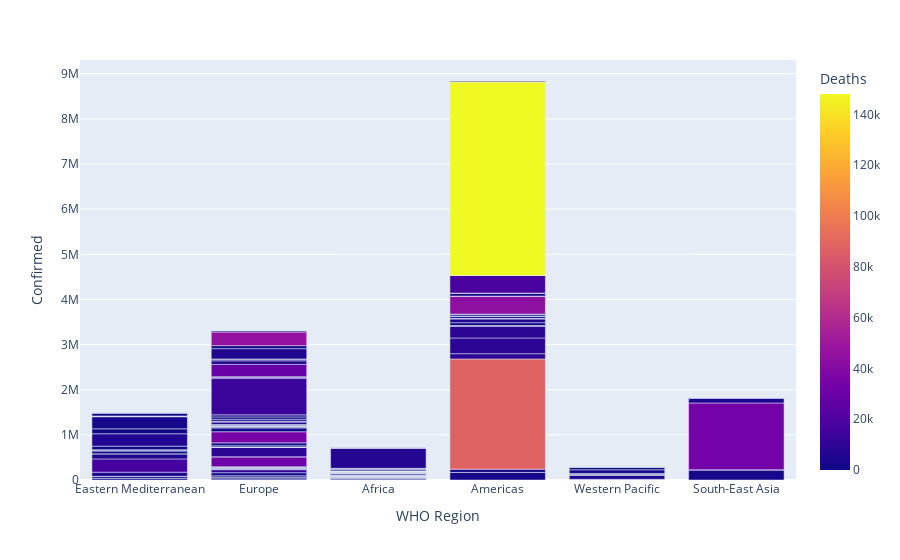

The code cell stored with this chart in its notebook:
### Code cell
px.bar(CountryWise,x='WHO Region',y='Confirmed',color='Deaths')

### Figure 1 — Plotly figure (JSON) as saved in the notebook; plotly's stock layout.template omitted (floating-point values rounded to 4 significant figures; data arrays with more than 128 entries replaced by an {"elided": "..."} marker saying what was removed)
{"data": [{"alignmentgroup": "True", "hovertemplate": "WHO Region=%{x}<br>Confirmed=%{y}<br>Deaths=%{marker.color}<extra></extra>", "legendgroup": "", "marker": {"color": {"elided": "187 int values"}, "coloraxis": "coloraxis", "pattern": {"shape": ""}}, "name": "", "offsetgroup": "", "orientation": "v", "showlegend": false, "textposition": "auto", "type": "bar", "x": {"elided": "187 str values"}, "xaxis": "x", "y": {"elided": "187 int values"}, "yaxis": "y"}], "layout": {"barmode": "relative", "coloraxis": {"colorbar": {"title": {"text": "Deaths"}}, "colorscale": [[0, "#0d0887"], [0.1111, "#46039f"], [0.2222, "#7201a8"], [0.3333, "#9c179e"], [0.4444, "#bd3786"], [0.5556, "#d8576b"], [0.6667, "#ed7953"], [0.7778, "#fb9f3a"], [0.8889, "#fdca26"], [1, "#f0f921"]]}, "legend": {"tracegroupgap": 0}, "margin": {"t": 60}, "xaxis": {"anchor": "y", "domain": [0, 1], "title": {"text": "WHO Region"}}, "yaxis": {"anchor": "x", "domain": [0, 1], "title": {"text": "Confirmed"}}}}
